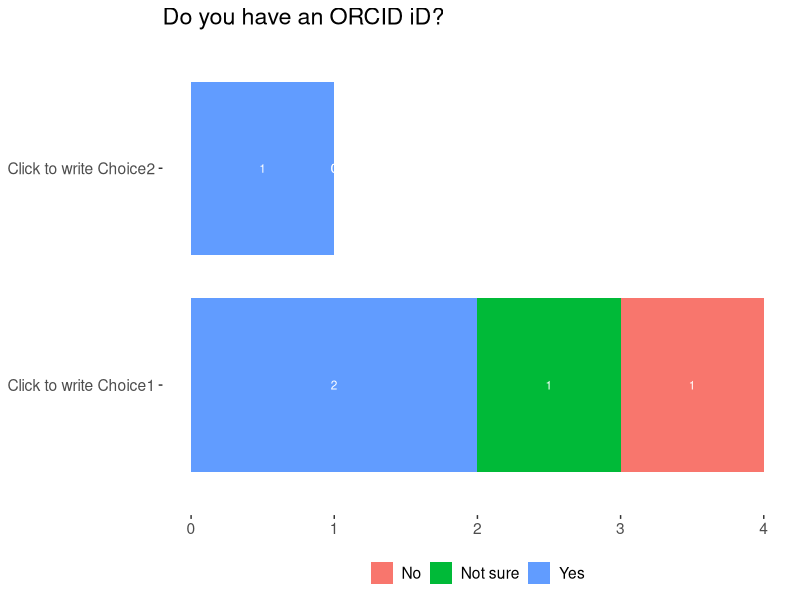
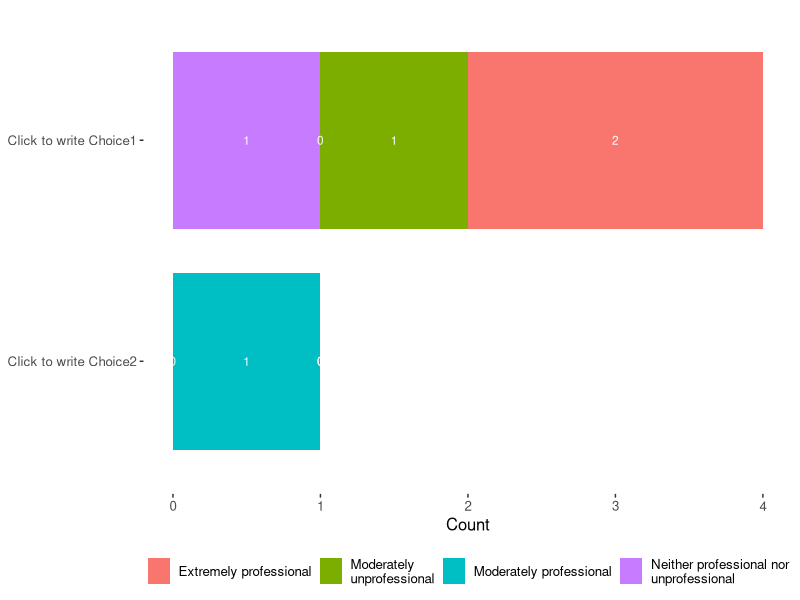

The R source for these figures, in order: (Note: this script raises an error after producing the figures.)
#!/usr/bin/env Rscript

#####################################LIBRARIES#####################################
library(ggplot2)
library(scales)
library(reshape)
library(gridExtra)
library(grid)
library(dplyr)

#####################################FUNCTIONS#####################################
#wrap labels
#takes as attributes the string value to be wrapped, including categories in a plot, and the width
label_wrap_mod <- function(value, width = 30) {
  sapply(strwrap(as.character(value), width=width, simplify=FALSE), paste, collapse="\n")}

# functions to generate summary of ../results for multiple choice questions
# takes as attributes the dataframe and column name (question ID)
multiSelection <- function(dataset, question)
{
  prefix <- question
  dataset <- dataset[, grep("_TEXT", colnames(dataset), value = TRUE, invert=TRUE)]
  prefix_stack <- melt(dataset, id.vars=c("ResponseId", "count"), measure.vars = grep(toString(prefix), names(dataset), value = TRUE))
  prefix_stack[prefix_stack == ""] <- NA # exclude cases without answer
  prefix_stack <- prefix_stack[complete.cases(prefix_stack),]
  prefix_stack
}

# Arrange graphs together with a single shared legend 
grid_arrange_shared_legend <- function(..., ncol = length(list(...)), nrow = 1, position = c("bottom", "right")) {
  plots <- list(...)
  position <- match.arg(position)
  g <- ggplotGrob(plots[[1]] + theme(legend.position = position))$grobs
  legend <- g[[which(sapply(g, function(x) x$name) == "guide-box")]]
  lheight <- sum(legend$height)
  lwidth <- sum(legend$width)
  gl <- lapply(plots, function(x) x + theme(legend.position="none"))
  gl <- c(gl, ncol = ncol, nrow = nrow)
  
  combined <- switch(position,
                     "bottom" = arrangeGrob(do.call(arrangeGrob, gl),
                                            legend,
                                            ncol = 1,
                                            heights = unit.c(unit(1, "npc") - lheight, lheight)),
                     "right" = arrangeGrob(do.call(arrangeGrob, gl),
                                           legend,
                                           ncol = 2,
                                           widths = unit.c(unit(1, "npc") - lwidth, lwidth)))
  grid.newpage()
  grid.draw(combined)
  
  # return gtable invisibly
  invisible(combined)
}

# plot a multiple choice question as bar chart
# input is the data frame and column name
plotMCQ <- function(data, question){
  data$QID <- toString(question)
  data <- left_join(x=data, y=questions, by=c("Group.1" = "QualtricsID"))
  names(data)[names(data) =="x"] <- "count"
  plot <- ggplot(data, aes(x=label_wrap_mod(subQtext, width=35), y=count))+ coord_flip() +
    geom_bar(stat="Identity", width=0.8) +
    theme(axis.title.y = element_blank(),axis.line=element_line(color="gray90"), text = element_text(size=12), panel.background=element_rect(fill="white"),plot.title = element_text(hjust=0.5)) + 
    #scale_y_continuous(breaks=pretty_breaks(n=10)) + 
    geom_text(aes(label=count),position=position_stack(vjust=0.5), colour="white") +
    xlab("count")
  plot
}

# plot a simple question as column chart
# input is the data frame and column name
plotSimpleQ <- function(data, question){
  data <- left_join(x=data, y=subset(options, QID == toString(question), select=c("option", "optionText")), by=c("Var1" = "option"))
  plot <- ggplot(data, aes(x=label_wrap_mod(data$optionText, width=35), y = Freq, fill=data$optionText)) +
    geom_bar(stat="identity", width=0.8) +
    theme(legend.position="none", axis.title.x = element_blank(), axis.line=element_line(color="gray90"), text = element_text(size=12), panel.background=element_rect(fill="white"),plot.title = element_text(hjust=0.5)) + 
    scale_y_continuous(breaks=pretty_breaks(n=10)) + 
    geom_text(aes(label= Freq),vjust=0, hjust=1.5, color="gray40")+
    geom_text(aes(label = scales::percent((Freq)/sum(Freq)), y= (Freq)/2), vjust =0, color="white")
  plot
}

# plot a matrix question as stacked 100% bar chart
# input is data frame and column name (question ID)
plotMatrixQ <- function(data, question){
  data <- left_join(x=data, y=questions, by=c("Group.1"= "QualtricsID"))
  data$QID <- toString(question)
  data <- left_join(x=data, y=options, by=c("QID", "Group.2" ="option"))
  plot <- ggplot(data, aes(label_wrap_mod(subQtext, width=35),x,fill=optionText))+ coord_flip()+
    geom_bar(stat="Identity", position="stack",width=0.9, color="white") +
    theme(axis.line=element_line(color="gray90"),axis.title.x=element_blank(),axis.ticks.x = element_blank(),axis.title.y = element_blank(), legend.position="top", legend.title = element_blank(),panel.background=element_rect(fill="white"),text = element_text(size=12)) + 
    geom_text(aes(label=x),size=3, position=position_stack(vjust=0.5), color="white")+
    ylab("Count")
  plot
}
##################################### DATA #####################################

AllData <- read.csv("data/ORCIDstudy_survey-generic-v3_num.csv", stringsAsFactors=FALSE)
#extract the response data
data <- AllData[-c(1:2),c(8, 11:length(AllData))]
data$count <- 1

# get a list of all questions and options of the survey based on the Qulatrics data export with question text
#AllData <- read.csv("data/ORCIDstudy_survey-generic-v3_txt.csv", stringsAsFactors=FALSE)
QualtricsID <- names(AllData[11:length(AllData)])
Qualtricstext <- t(AllData[1,11:length(AllData)])
QID <- NA
Qtext <- NA
subQID <- NA
subQtext <- NA
questions <- data.frame(QualtricsID, Qualtricstext, QID, Qtext, subQID, subQtext, row.names=NULL)
names(questions)[names(questions)=="X1"] <- "Qualtricstext"
questions$QID <- gsub("*_.*", "",questions$QualtricsID)
questions$Qtext <- gsub(" -.*","",questions$Qualtricstext)
questions$subQID <- gsub(".*_", "",questions$QualtricsID)
questions$subQtext <- gsub(".* - ","",questions$Qualtricstext)
#save the list to a csv file
write.table(questions,"data/surveyQuestions.csv", sep=",",row.names=FALSE)

#cleaning up...
rm(QualtricsID, Qualtricstext, QID, Qtext, subQID, subQtext)

#Drop-down menus for job roles and schools and single choice questions in qualtrics are not represented in the export
options <- read.csv("data/Options.csv")
options$option <- as.character(options$option)

######################## FREE TEXT ANSWERS ################### 
# Function to create a file with the free-text answers to one of the questions
txtout <- function(data,colname)
{
  filename <- paste("data/", colname,".csv", sep="")
  colNum <- match(toString(colname), names(data))
  responded <- subset(data, data[colNum] !="")
  txtResponses <- responded[c(match("ResponseId", names(data)),match("Q2.1", names(data)),match("Q6.1", names(data)),match("Q6.2", names(data)),colNum)]
  write.csv(txtResponses,file= filename, row.names=FALSE)
}

# Print comments as R-output
printText <- function(colname)
{
  colNum <- match(toString(colname), names(data))
  text <- data[,colNum]
  text <- subset(text, text !="" & text !="n/a" & text !="N/A" & text !="none")
  text
}

### Generate extract of answers to free text questions
freetext <- c("Q2.3_12_TEXT", "Q2.5", "Q2.7", "Q2.8", "Q2.9_9_TEXT", "Q2.13_5_TEXT", "Q2.15", "Q3.2_6_TEXT", "Q3.4", "Q4.1_13_TEXT", "Q5.3", "Q6.3", "Q6.4")
for(i in freetext){
  txtout(data, i)
}

#################### Response by department ################################
# incorporate data about staff/students per department to obtain percentages

dept_data <- as.data.frame(table(subset(data, Q6.1 !="")$Q6.1, subset(data, Q6.1 !="")$Q6.2))

#uncomment and adjust to create categories for staff and students at higher level instead of job groups:
#dept_data$Q6.2 <- gsub("1|2|3|4|7", "Staff", dept_data$Q6.2)
#dept_data$Q6.2 <- gsub("5|6", "Staff", dept_data$Q6.2)

dept_data <- left_join(x=dept_data, y=subset(options, QID =="Q6.1", select=c("option", "optionText")), by=c("Var1" = "option"))
dept_data <- left_join(x=dept_data, y=subset(options, QID =="Q6.2", select=c("option", "optionText")), by=c("Var2" = "option"))

deptResponse_plot <- ggplot(dept_data, aes(x=reorder(optionText.x, Freq, sum), y=Freq, fill=label_wrap_mod(optionText.y, width=25))) + 
         coord_flip()+ geom_bar(stat="Identity", width=0.8) +
       #  scale_fill_manual(values = c("gray65","gray30"))+
         theme(legend.position="bottom", axis.title.y = element_blank(), 
               legend.title = element_blank(), text = element_text(size=12),panel.background=element_rect(fill="white")) +
         geom_text(aes(label= Freq),position=position_stack(vjust=0.5),size=3, color="white") +
         ylab("Count")

#plot ORCID iDs
dept_ORCIDs <- as.data.frame(table(subset(data, Q6.1 !="")$Q6.1, subset(data, Q6.1 !="")$Q2.1))
dept_ORCIDs <- left_join(x=dept_ORCIDs, y=subset(options, QID =="Q6.1", select=c("option", "optionText")), by=c("Var1" = "option"))
dept_ORCIDs <- left_join(x=dept_ORCIDs, y=subset(options, QID=="Q2.1", select=c("option", "optionText")), by=c("Var2" = "option"))

deptORCIDs_plot <- ggplot(dept_ORCIDs, aes(y=Freq, x=optionText.x, fill=optionText.y)) + coord_flip() +
  geom_bar(stat="Identity", width=0.8) +
  theme(legend.position="bottom", axis.title.y = element_blank(),axis.title.x = element_blank(), 
        legend.title = element_blank(), text = element_text(size=14),panel.background=element_rect(fill="white")) +
  geom_text(aes(label= Freq),position=position_stack(vjust=0.5),size=3, color="white") + 
  ggtitle("Do you have an ORCID iD?")

#export output
colnames(dept_data) <- c("School-choice", "option-choice", "count", "question code", "School")
write.table(subset(agg_deptResponse, select=c("School", "count")),"../results/responses-depts.csv", sep=",", row.names = FALSE)
ggsave("results/deptResponse_plot.png", plot = deptResponse_plot, dpi=300)

colnames(dept_ORCIDs) <- c("School-choice", "ORCID-choice", "count", "School", "ORCID iD")
write.table(subset(agg_deptORCIDs, select=c("School", "ORCID iD", "count")),"../results/ORCID-dept.csv", sep=",", row.names = FALSE)
ggsave("results/deptORCIDs.png", plot=deptORCIDs_plot, dpi=300)

#################### By role ################################
job_data <- as.data.frame(table(subset(data, Q6.2 !="")$Q6.2))
job_data_plot <- ggplot(job_data, aes(x = optionText, y=Freq)) + geom_bar(stat="identity")+ 
  theme(axis.title.y=element_blank()) + coord_flip() + ylab("count")


# plot ORCID iDs
job_ORCIDs <- as.data.frame(table(subset(data, Q6.2 !="")$Q6.2, subset(data, Q6.2 !="")$Q2.1))
job_ORCIDs <- left_join(x=job_ORCIDs, y=subset(options, QID =="Q6.2", select=c("option", "optionText")), by=c("Var1" = "option"))
job_ORCIDs <- left_join(x=job_ORCIDs, y=subset(options, QID=="Q2.1", select=c("option", "optionText")), by=c("Var2" = "option"))

job_ORCIDs_plot <- ggplot(job_ORCIDs, aes(y=Freq, x=label_wrap_mod(optionText.x, width=30), fill=optionText.y)) + coord_flip() +
  geom_bar(stat="Identity", width=0.8) +
  theme(legend.position="bottom", axis.title.y = element_blank(),axis.title.x = element_blank(), 
        legend.title = element_blank(), text = element_text(size=14),panel.background=element_rect(fill="white")) +
  geom_text(aes(label= Freq),position=position_stack(vjust=0.5),size=3, color="white")

#export output
job_data <- left_join(x=job_data, y=subset(options, QID =="Q6.2", select=c("option", "optionText")), by=c("Var1" = "option"))
colnames(job_data) <- c("Job-choice", "count", "Job role")
write.table(subset(job_data, select=c("Job role", "count")),"../results/responses-roles.csv", sep=",", row.names = FALSE)
ggsave("results/roleResponse.png", plot=roleResponse_plot, dpi=300)

colnames(job_ORCIDs) <- c("Job-choice", "ORCID-choice", "count", "Job role", "ORCID iD", "ORCID iD")
write.table(subset(job_ORCIDs, select=c("Job role", "ORCID iD", "count")),"../results/ORCID-role.csv", sep=",", row.names = FALSE)
ggsave("results/roleORCIDs.png", plot=roleORCIDs_plot, dpi=300)

####################ID count################################

iDs <- as.data.frame(table(subset(data, Q2.1 !="")$Q2.1))
iDs_plot <- plotSimpleQ(iDs, "Q2.1")
iDs <- left_join(x=iDs, y=subset(options, QID =="Q2.1", select=c("option", "optionText")), by=c("Var1" = "option"))
ggsave("results/ORCIDiDs.png", plot=ORCIDiDs_plot, dpi=300)
